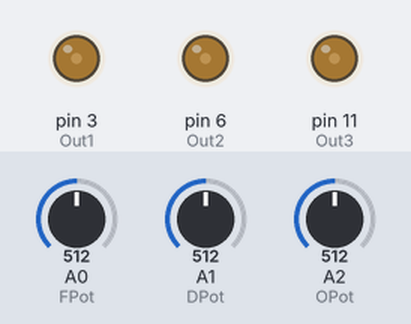
A sketch run on a simulated Arduino Uno, built with avr-gcc and run on an emulated ATmega328P. Shown: output pins drawn as LEDs (lit = HIGH). The inputs (shaded band) are chosen by the test bench; at power-on: A1 (DPot) = 512, A2 (OPot) = 512, A0 (FPot) = 512.

Above: at 1.2 s.
1.3 s: A1 (DPot) set to 74
At 1.65 s:
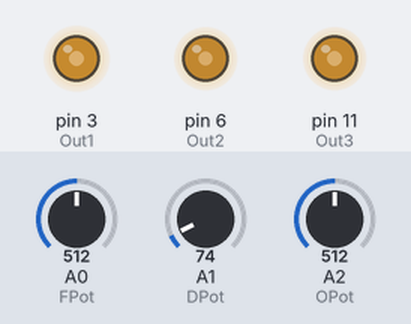
4.3 s: A1 (DPot) set to 63
7.3 s: A2 (OPot) set to 716
At 7.55 s:
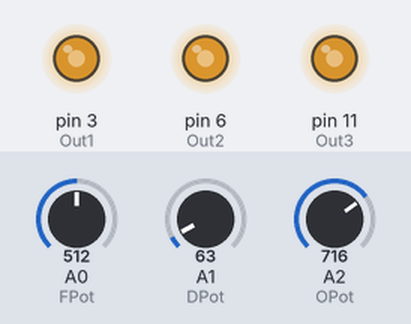
10.3 s: A2 (OPot) set to 900
At 11.04 s:
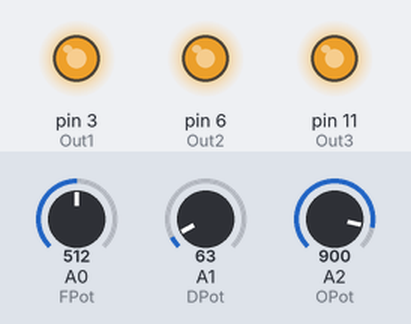
13.3 s: A1 (DPot) set to 306
16.3 s: A2 (OPot) set to 511
Timing chart, 0 to 29.1 s (numbered marks = the images above; inputs shaded):
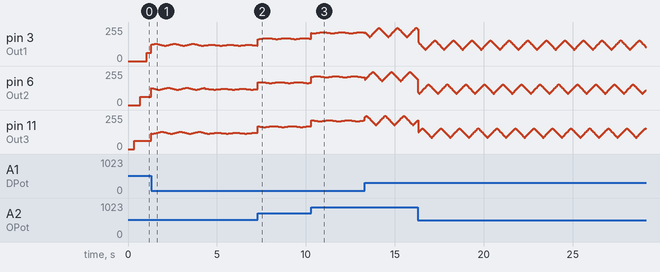

The sketch:

CTP_AtMega328p.ino
```cpp
/*3-phase oscillator
   This circuit generate a triangle shaped PWM to digital output 3 6 and 11 with 120° phase delay.
   analog input 0 is frequency control (0.1hz to 20hz)
   Analog input 1 is Depth control(0% to 100%)
   Analog input 2 is OffSet control (min = -100 %, middle = 0% max = 100%)
By Tek465B
*/

//This set the input and output pin number and the analog input poll time
#define Out1   3
#define Out2   6
#define Out3   11
#define FPot   0
#define DPot   1
#define OPot   2
//#define interval2 50

//This set the start position and the direction
byte ch1 = 0;
int ch1O = 0;
byte ch2 = 170;
int ch2O = 0;
byte ch3 = 170;
int ch3O = 0;
int d1 = 1;
int d2 = 1;
int d3 = -1;
//This set the Depth at minimum and offset at middle.
volatile byte PWM = 0;
volatile int Offsetv = 0;

//this is used for the state machine
//unsigned long currentMillis;
//unsigned long previousMillis = 0;

//Variables for storing the analog input reading.
int Freq = 0;
int Freq1 = 0;
int FreqDebounce = 0;
int Depth = 0;
int Offset = 0;

//This store the value for the speed control
long interval;

void setup() {
  // put your setup code here, to run once:
  //This set the PWM frequency for pin 3 and 11
  noInterrupts();
  TCCR2B = TCCR2B & B11111000 | _BV(CS20);
  TCCR0B = TCCR0B & B11110000 | _BV(CS00);
  // this set Phase correct PWM for timer0
  TCCR0A = TCCR0A & B11111101 | _BV(WGM00);
  //This disable the millis function(overflow interrupt)
  TIMSK0 &= ~_BV(TOIE0);
  //cbi(TIMSK0, TOIE0);
  //This set the timer1 for timer interrupts

  TCCR1A = 0;
  TCCR1B = _BV(WGM12) | _BV(CS11);
  TCNT1 = 0;
  OCR1A = 20000;
  //TCCR1B |= (1 << WGM12);
  //TCCR1B |= (1 << CS11);
  TIMSK1 |= (1 << OCIE1A);
  interrupts();

}


    //This Set the Digital output PWM
    ISR(TIMER1_COMPA_vect)
{
    analogWrite(Out1, ch1O);
    analogWrite(Out2, ch2O);
    analogWrite(Out3, ch3O);
    //Counter for the trianglewave
    if ((ch1 == 255) && (d1 == 1)) {
      d1 = -1;
    }
    if ((ch1 == 0) && (d1 == -1)) {
      d1 = 1;
    }
    if ((ch2 == 255) && (d2 == 1)) {
      d2 = -1;
    }
    if ((ch2 == 0) && (d2 == -1)) {
      d2 = 1;
    }
    if ((ch3 == 255) && (d3 == 1)) {
      d3 = -1;
    }
    if ((ch3 == 0) && (d3 == -1)) {
      d3 = 1;
    }
    ch1 += d1;
    //This set the PWM according to the Depth and offset control
    ch1O = FMap(ch1, PWM, 5, PWM);
    ch1O += Offsetv;
    ch1O = constrain(ch1O, 0, 255);
    ch2 += d2;
    ch2O = FMap(ch2, PWM, 5, PWM);
    ch2O += Offsetv;
    ch2O = constrain(ch2O, 0, 255);
    ch3 += d3;
    ch3O = FMap(ch3, PWM, 5, PWM);
    ch3O += Offsetv;
    ch3O = constrain(ch3O, 0, 255);
}
void loop() {
     // put your main code here, to run repeatedly:
   //currentMillis = millis();
//Polling of the analog input
    //if (currentMillis - previousMillis > interval2) {
      //previousMillis = currentMillis;
      //This read the speed control and store its value into Freq variable.
      Freq1 = analogRead(FPot) + 1;
      if(Freq1 < (FreqDebounce - 1) || Freq1 > (FreqDebounce + 1)) {
      FreqDebounce = Freq1;
      //this use a logarithmic to make it a bit more human useable/linear.(output a value from 0 to 300)
      Freq = 100 * log10(Freq1);
      //This is to invert the value so clockwise = faster(300=0, 0=300).
      Freq = 301 - Freq;
      //mapping our value to the timer interrupt value.
      interval = map(Freq, 0, 300, 196, 39216);
      //When a change in speed is detected we temporarly disable interrupts and we set the counter 1 back to 0 and write the new interrupt(speed) value.
      if(interval != OCR1A) {
      noInterrupts();
      TCNT1 = 0;
      OCR1A = interval;
      interrupts();
      }
      }
      //This read and set the Depth control value
      Depth = analogRead(DPot);
      PWM = FMap(Depth, 255, 7, 255);
      //This read and set the offset control value
      Offset = analogRead(OPot);
      Offsetv = FMap(Offset, 255, 7, 510);
    //}


}

//Function to map number quickly
int FMap(int in, int out, int inr, int sel)
{
  return ((in * (out >> 3)) >> inr) + ((255 - sel) >> 1);
}
```
